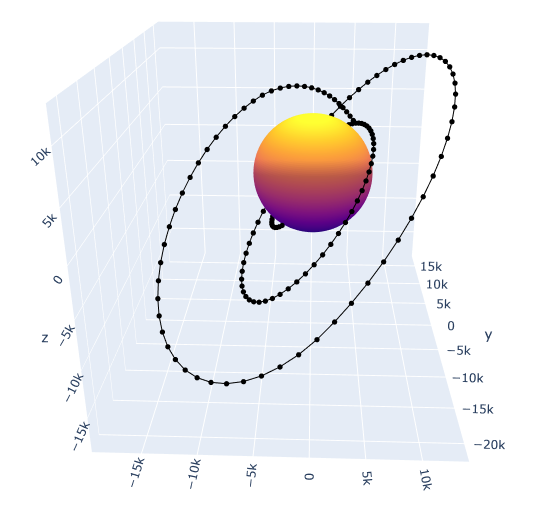
#> input picture CW/3Dtrajectory.PNG, 558 x 505 px
$ python -i image_processer.py   (imports and definitions only)
#> lines starting #> are read from the running program, lines starting #| are printed output that depends on the picture; after the words box and inside, x2 and y2 are one past the last pixel; in counts of white or black regions, pixels touching at a corner belong together
#> further down, picture is the input picture: shape (505, 558, 3); mean B, G, R 240.2, 236.6, 236.5
# Standard imports
import cv2
import numpy as np;
# importing os module
import os

def create_sample(img):
    # Using cv2.imread() method
    # to read the image

    # get gray and rgb images
    gray = cv2.cvtColor(img, cv2.COLOR_BGR2GRAY)
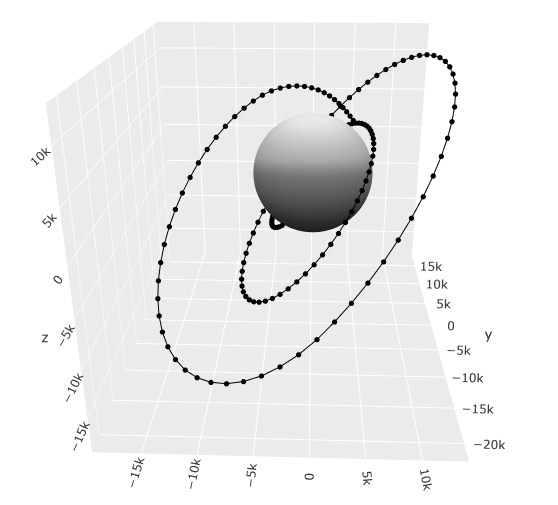
#> gray: shape (505, 558); min 0, max 255, mean 236.9

    blur = cv2.GaussianBlur(gray, (11, 11),cv2.BORDER_DEFAULT)
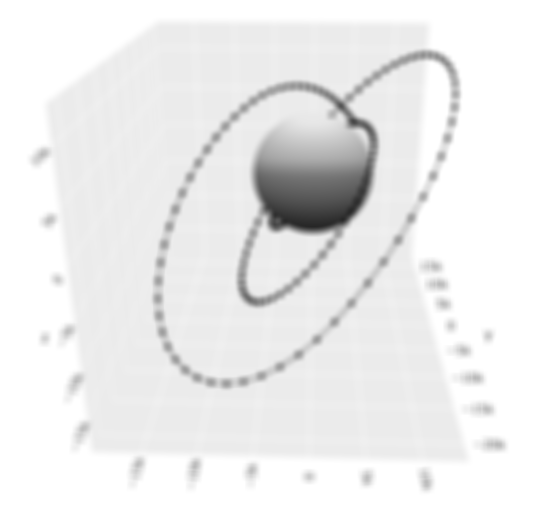
#> blur: shape (505, 558); min 38, max 255, mean 236.9

    ret,threshold = cv2.threshold(blur,100,255,cv2.THRESH_BINARY_INV)
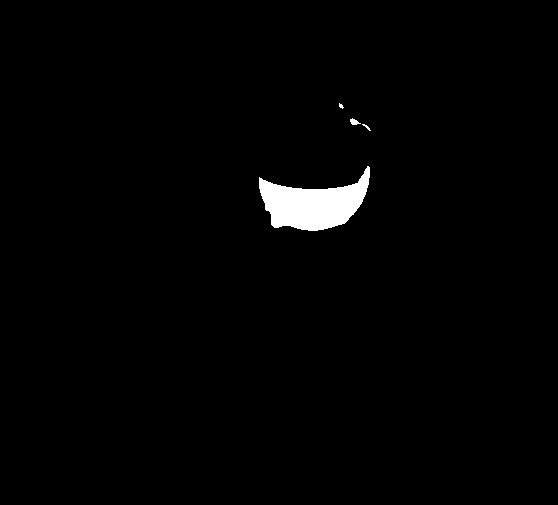
#> threshold: shape (505, 558); 1.4% white; 4 white regions (1 under 20 px)

    contours, hierarchies = cv2.findContours(threshold, cv2.RETR_LIST, cv2.CHAIN_APPROX_SIMPLE)[-2:]
#> contours = 4 contours, 2 with area under 20; largest, box (x1, y1, x2, y2) and area: (259, 166, 370, 231) 3842, (350, 118, 361, 125) 32

    for i in contours:
        M = cv2.moments(i)
        area = cv2.contourArea(i)
        if M['m00'] != 0:
            cx = int(M['m10']/M['m00'])
            cy = int(M['m01']/M['m00'])
            if (cy < 860) and (cy > 200) and (cx < 930) and (cx > 450):
                #cv2.drawContours(img, [i], -1, (0, 255, 0), 2)
                #cv2.circle(img, (cx, cy), 7, (0, 0, 255), -1)
                #cv2.putText(img, "center", (cx - 20, cy - 20),cv2.FONT_HERSHEY_SIMPLEX, 0.5, (0, 0, 0), 2)
                print("x: {0} y: {1} area: {2}".format(cx, cy, area))
                x = cx
                y = cy
#> this loop made 4 passes
#> (area, cx, cy) on passes 1, 3: (3842, 312, 204), (31.5, 353, 121)

    imgSize = 64
    #cv2.rectangle(img, (x-imgSize/2, y+imgSize/2), (x+imgSize/2, y-imgSize/2), (255, 255, 255), 2)

    # Filename
    filename = 'coords.jpg'

    # Using cv2.imwrite() method
    # Saving the image
    #cv2.imwrite(filename, img)

    # Create a sample of the img
#> (the run stopped early here; a loop or call above may not have finished)
